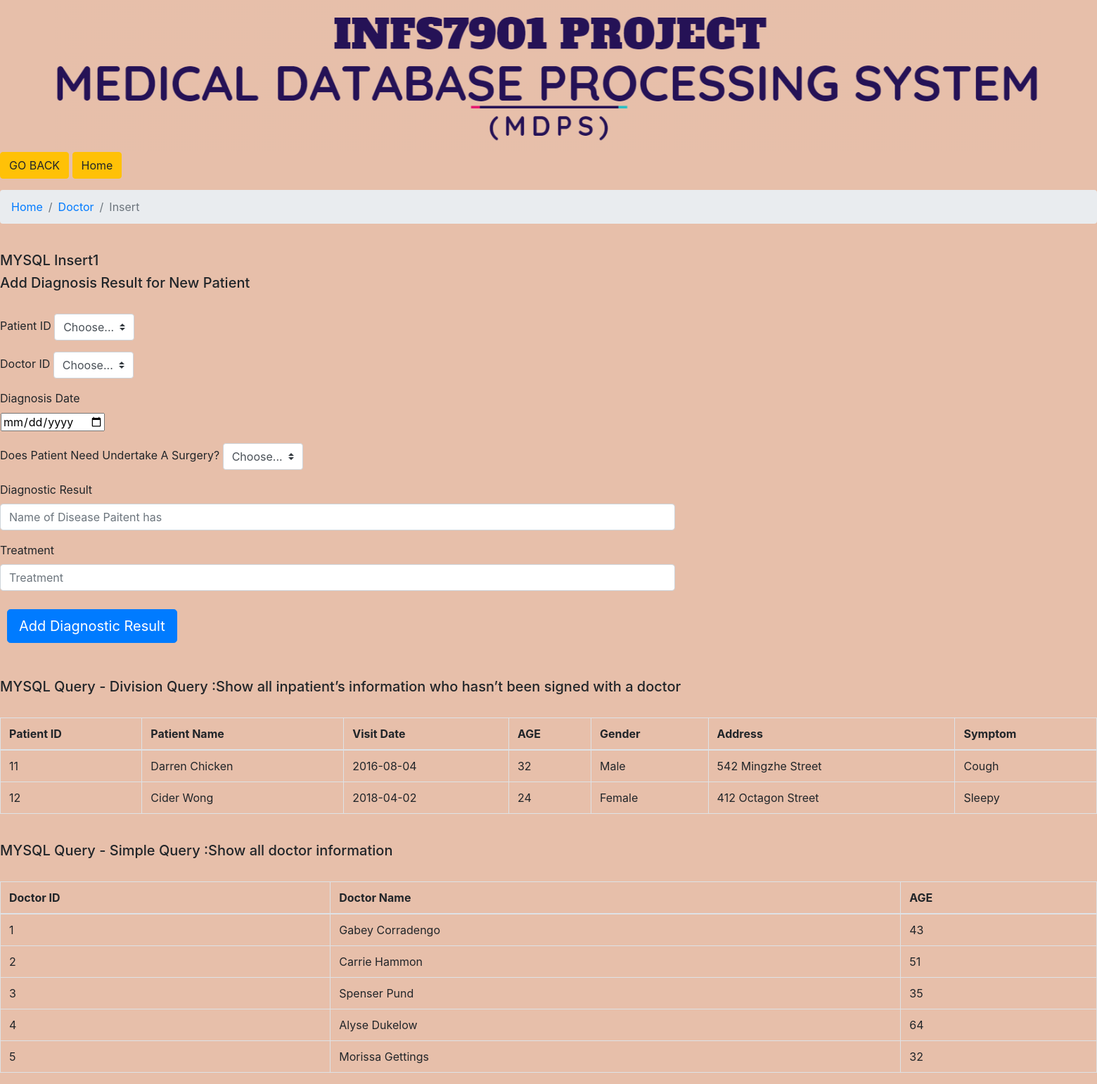
Screenshot of /includes/doc_insert/insert1.php with the database file from the repository.
### tables this page shows
CREATE TABLE `patient_1` (
  `pat_id` int(11) NOT NULL,
  `visit_date` date DEFAULT NULL,
  `age` int(11) DEFAULT NULL,
  `pat_name` varchar(200) DEFAULT NULL,
  `gender` varchar(200) DEFAULT NULL,
  `address` varchar(200) DEFAULT NULL,
  `symptom` varchar(200) DEFAULT NULL
);

CREATE TABLE `doctor` (
  `doc_id` int(11) NOT NULL,
  `age` int(11) DEFAULT NULL,
  `doc_name` varchar(200) DEFAULT NULL
);

### includes/doc_insert/insert1.php (the view, shortened to what this page needs)
<head>
  <link rel="stylesheet" href="https://maxcdn.bootstrapcdn.com/bootstrap/4.0.0/css/bootstrap.min.css">
  </head>
<body style="background-color:E7BFAA;">
<div align="center">
<img class="mw-100" src="logo.png"style="width: 90%">
</div>
  <form>
    <input type="button" value="GO BACK " class="btn btn-warning" onclick="history.go(-1);return false;" />
    <input type="button" value="Home " class="btn btn-warning" onclick="window.location.href='https://yifei.uqcloud.net/MDPS/index.php'" />
  </form>
  <?php
        $servername = "localhost";
        $username = "root";
        $password = "d74dbdad52b2dfe8";
        $dbname = "project_hospital";
        $conn = new mysqli($servername, $username, $password, $dbname);
    ?>
  <nav aria-label="breadcrumb">
    <ol class="breadcrumb">
    <li class="breadcrumb-item"><a href="https://yifei.uqcloud.net/MDPS/index.php">Home</a></li>
    <li class="breadcrumb-item"><a href="https://yifei.uqcloud.net/MDPS/includes/logged_in_as_doc.php">Doctor</a></li>
    <li class="breadcrumb-item active" aria-current="page">Insert</li>
    </ol>
    </nav>
  <?php
  echo "<h5>MYSQL Insert1</h5>";
  echo "<h5>Add Diagnosis Result for New Patient</h5>";
    ?>
  <form method="POST" style="text-align:left;margin-bottom:300px,margin-top:200px,margin-left:100px;margin-right:600px" >
    <div class="form-group">
      <label for="form1">Patient ID</label>
      <select class="custom-select" name="pat_id" id="form1">
        <option selected="">Choose...</option>
      </select>
    </div>
    <div class="form-group">
      <label for="form2">Doctor ID</label>
      <select class="custom-select" name="doc_id" id="form1">
        <option selected="">Choose...</option>
      </select>
    </div>
    <div class="form-group">
    <label for="table1">Diagnosis Date</label>
    <table border="0" cellspacing="0" id="table1">
    <tr><td  align=left  >
    <input type="date" id="date" name="date">
    </table>
</div>
<div class="form-group">
      <label for="form3">Does Patient Need Undertake A Surgery?</label>
      <select class="custom-select" name="if_surge" id="form3">
      <option selected="">Choose...</option>
      </select>
</div>
<div class="form-group">
      <label for="form4">Diagnostic Result</label>
      <input type="text" class="form-control" id="form4" name="disease" placeholder="Name of Disease Paitent has">
</div>
<div class="form-group">
      <label for="form5">Treatment</label>
      <input type="text" class="form-control" id="form5" name="treatment" placeholder="Treatment">
</div>
     <input type="submit" name="insert1" class="btn btn-primary btn-lg" value="Add Diagnostic Result" style="text-align:right;margin:10px" />
  </form>
  <?php
  echo "<h5>MYSQL Query - Division Query :Show all inpatient’s information who hasn’t been signed with a doctor </h5>";
    ?>
  <table class="table thead-light table-bordered" >
    <thead>
      <tr>
        <th scope="col">Patient ID</th>
        <th scope="col">Patient Name</th>
        <th scope="col">Visit Date</th>
        <th scope="col">AGE</th>
        <th scope="col">Gender</th>
        <th scope="col">Address</th>
        <th scope="col">Symptom</th>
      </tr>
    </thead>
    <tbody id="queryTable3">
      <?php
$query = "SELECT *
from patient_1 as p1
Where exists
	(select doc_id
    from doctor as d
    where not exists
    (select pd1.doc_id
    from pat_doc_1 as pd1
where pd1.pat_id= p1.pat_id))
";
                    $result = mysqli_query($conn, $query);
                    while ($rows = mysqli_fetch_array($result)) {
                        echo "<tr>";
                        echo "<td>".$rows["pat_id"]."</td>";
                        echo "<td>".$rows["pat_name"]."</td>";
                        echo "<td>".$rows["visit_date"]."</td>";
                        echo "<td>".$rows["age"]."</td>";
                        echo "<td>".$rows["gender"]."</td>";
                        echo "<td>".$rows["address"]."</td>";
                        echo "<td>".$rows["symptom"]."</td>";
                        echo "</tr>";
            }
            ?>
    </tbody>
  </table>
  <?php
  echo "<h5>MYSQL Query - Simple Query :Show all doctor information </h5>";
    ?>
  <table class="table thead-light table-bordered">
    <thead>
      <tr>
        <th scope="col">Doctor ID</th>
        <th scope="col">Doctor Name</th>
        <th scope="col">AGE</th>
      </tr>
    </thead>
    <tbody id="queryTable4">
      <?php
$query = "SELECT *
from doctor
";
                    $result = mysqli_query($conn, $query);
                    while ($rows = mysqli_fetch_array($result)) {
                        echo "<tr>";
                        echo "<td>".$rows["doc_id"]."</td>";
                        echo "<td>".$rows["doc_name"]."</td>";
                        echo "<td>".$rows["age"]."</td>";
                        echo "</tr>";
            }
            ?>
    </tbody>
  </table>
</body>

### includes/doc_insert/insert1.php (style rules this page uses)
select#form1 { width:auto; }
select#form3 { width:auto; }

### rows the page displays
patient_1: pat_id "11", pat_name "Darren Chicken", visit_date "2016-08-04", age "32", gender "Male", address "542 Mingzhe Street", symptom "Cough"
patient_1: pat_id "12", pat_name "Cider Wong", visit_date "2018-04-02", age "24", gender "Female", address "412 Octagon Street", symptom "Sleepy"
doctor: doc_id "1", doc_name "Gabey Corradengo", age "43"
doctor: doc_id "2", doc_name "Carrie Hammon", age "51"
doctor: doc_id "3", doc_name "Spenser Pund", age "35"
doctor: doc_id "4", doc_name "Alyse Dukelow", age "64"
doctor: doc_id "5", doc_name "Morissa Gettings", age "32"
